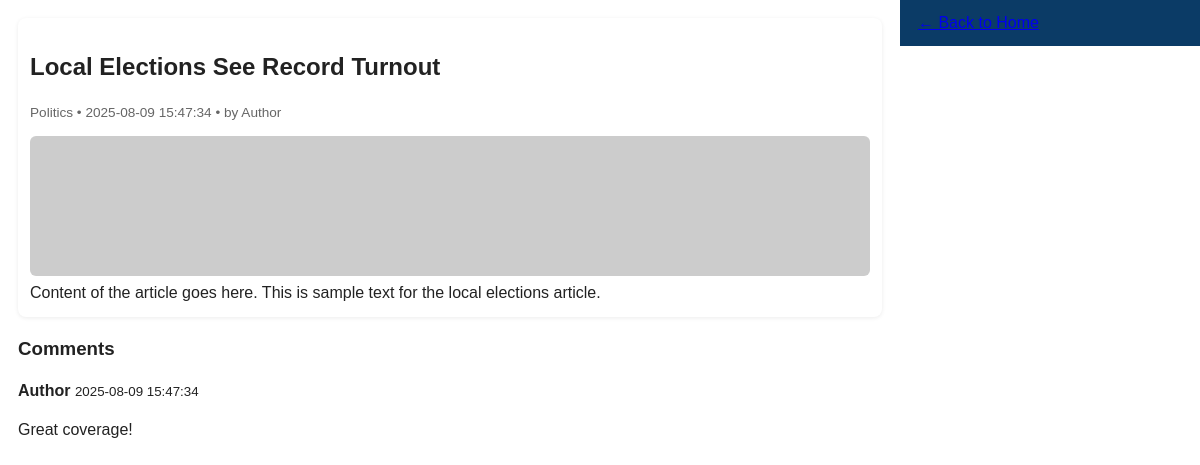
Screenshot of /article.php?id=1 with the database file from the repository.
### tables this page shows
CREATE TABLE IF NOT EXISTS articles (
  article_id INT AUTO_INCREMENT PRIMARY KEY,
  title VARCHAR(255),
  content TEXT,
  image_url VARCHAR(500),
  category_id INT,
  author_id INT,
  published_date DATETIME,
  FOREIGN KEY (category_id) REFERENCES categories(category_id) ON DELETE SET NULL,
  FOREIGN KEY (author_id) REFERENCES users(user_id) ON DELETE SET NULL
);

CREATE TABLE IF NOT EXISTS categories (
  category_id INT AUTO_INCREMENT PRIMARY KEY,
  category_name VARCHAR(100) NOT NULL
);

CREATE TABLE IF NOT EXISTS users (
  user_id INT AUTO_INCREMENT PRIMARY KEY,
  username VARCHAR(100),
  email VARCHAR(150) UNIQUE,
  password VARCHAR(255),
  role ENUM('user','admin') DEFAULT 'user'
);

CREATE TABLE IF NOT EXISTS comments (
  comment_id INT AUTO_INCREMENT PRIMARY KEY,
  article_id INT,
  user_id INT,
  comment_text TEXT,
  timestamp DATETIME DEFAULT CURRENT_TIMESTAMP,
  FOREIGN KEY (article_id) REFERENCES articles(article_id) ON DELETE CASCADE,
  FOREIGN KEY (user_id) REFERENCES users(user_id) ON DELETE SET NULL
);

### article.php (the view, shortened to what this page needs)
<?php
require 'db.php';
$id = isset($_GET['id']) ? intval($_GET['id']) : 0;
$stmt = $conn->prepare("SELECT a.*, c.category_name, u.username FROM articles a LEFT JOIN categories c ON a.category_id=c.category_id LEFT JOIN users u ON a.author_id=u.user_id WHERE a.article_id=?");
$stmt->bind_param("i",$id);
$stmt->execute();
$res = $stmt->get_result();
$article = $res->fetch_assoc();
?>
<!doctype html>
<html lang="en">
<head>
  <link rel="stylesheet" href="styles.css">
</head>
<body>
<header><a href="index.php">← Back to Home</a></header>
<main>
  <?php if($article): ?>
    <article class="single">
      <h1><?php echo htmlspecialchars($article['title']); ?></h1>
      <p class="meta"><?php echo htmlspecialchars($article['category_name']); ?> • <?php echo $article['published_date']; ?> • by <?php echo htmlspecialchars($article['username'] ?? 'Guest'); ?></p>
      <img src="<?php echo htmlspecialchars($article['image_url']); ?>" alt="">
      <div class="content"><?php echo nl2br(htmlspecialchars($article['content'])); ?></div>
    </article>
    <section class="comments">
      <h3>Comments</h3>
      <?php
        $cstmt = $conn->prepare("SELECT cm.comment_text, u.username, cm.timestamp FROM comments cm LEFT JOIN users u ON cm.user_id=u.user_id WHERE cm.article_id=? ORDER BY cm.timestamp DESC");
        $cstmt->bind_param("i",$id);
        $cstmt->execute();
        $cres = $cstmt->get_result();
        if($cres->num_rows>0){
          while($c=$cres->fetch_assoc()){
            echo '<div class="comment"><strong>'.htmlspecialchars($c['username'] ?? 'Guest').'</strong> <small>'.$c['timestamp'].'</small><p>'.nl2br(htmlspecialchars($c['comment_text'])).'</p></div>';
          }
        } else { echo '<p>No comments yet.</p>'; }
      ?>
    </section>
  <?php else: ?>
    <p>Article not found.</p>
  <?php endif; ?>
</main>
</body>
</html>

### styles.css (style rules this page uses)
* { box-sizing:border-box;font-family:Arial,Helvetica,sans-serif }
body { margin:0;color:#222;line-height:1.4 }
header { display:flex;align-items:center;gap:20px;padding:12px 18px;background:#0b3b66;color:white;flex-wrap:wrap }
main { display:block;padding:18px }
.card, .single { background:white;padding:12px;border-radius:8px;box-shadow:0 1px 4px rgba(0,0,0,0.08) }
.card img, .breaking-list img, .single img { width:100%;height:140px;object-fit:cover;border-radius:6px }
.meta { font-size:0.85rem;color:#666 }
@media (min-width:900px) { body { display:grid;grid-template-columns:1fr 300px;grid-template-rows:auto 1fr auto;grid-template-areas:"main aside" "main aside" "footer footer" } }
@media (min-width:900px) { main { grid-area:main } }

### rows the page displays
articles: title "Local Elections See Record Turnout", category.category_name "Politics", published_date "2025-08-09 15:47:34", author.username "Author", content "Content of the article goes here. This is sample text for the local elections article."
comments: user.username "Author", timestamp "2025-08-09 15:47:34", comment_text "Great coverage!"
